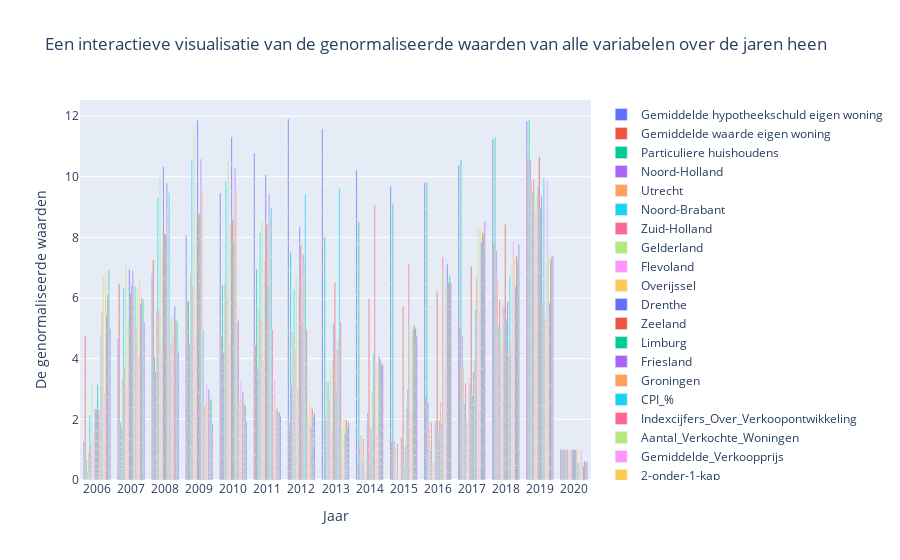

Notebook cell for this chart:
### Code cell
import plotly.graph_objects as go

# Verwijder de kolom 'Jaar' uit de dataframe
normalized_df_without_year = normalized_df.drop('Jaar', axis=1)

fig = go.Figure()

for column in normalized_df_without_year.columns:
    fig.add_trace(go.Bar(x=normalized_df['Jaar'], y=normalized_df[column], name=column))

fig.update_layout(title='Een interactieve visualisatie van de genormaliseerde waarden van alle variabelen over de jaren heen', xaxis_title='Jaar', yaxis_title='De genormaliseerde waarden')
fig.show()

### Figure 1 — Plotly figure (JSON) as saved in the notebook; plotly's stock layout.template omitted (floating-point values rounded to 4 significant figures; data arrays with more than 128 entries replaced by an {"elided": "..."} marker saying what was removed)
{"data": [{"name": "Gemiddelde hypotheekschuld eigen woning", "type": "bar", "x": {"elided": "169 str values"}, "y": {"elided": "169 float values"}}, {"name": "Gemiddelde waarde eigen woning", "type": "bar", "x": {"elided": "169 str values"}, "y": {"elided": "169 float values"}}, {"name": "Particuliere huishoudens", "type": "bar", "x": {"elided": "169 str values"}, "y": {"elided": "169 float values"}}, {"name": "Noord-Holland", "type": "bar", "x": {"elided": "169 str values"}, "y": {"elided": "169 float values"}}, {"name": "Utrecht", "type": "bar", "x": {"elided": "169 str values"}, "y": {"elided": "169 float values"}}, {"name": "Noord-Brabant", "type": "bar", "x": {"elided": "169 str values"}, "y": {"elided": "169 float values"}}, {"name": "Zuid-Holland", "type": "bar", "x": {"elided": "169 str values"}, "y": {"elided": "169 float values"}}, {"name": "Gelderland", "type": "bar", "x": {"elided": "169 str values"}, "y": {"elided": "169 float values"}}, {"name": "Flevoland", "type": "bar", "x": {"elided": "169 str values"}, "y": {"elided": "169 float values"}}, {"name": "Overijssel", "type": "bar", "x": {"elided": "169 str values"}, "y": {"elided": "169 float values"}}, {"name": "Drenthe", "type": "bar", "x": {"elided": "169 str values"}, "y": {"elided": "169 float values"}}, {"name": "Zeeland", "type": "bar", "x": {"elided": "169 str values"}, "y": {"elided": "169 float values"}}, {"name": "Limburg", "type": "bar", "x": {"elided": "169 str values"}, "y": {"elided": "169 float values"}}, {"name": "Friesland", "type": "bar", "x": {"elided": "169 str values"}, "y": {"elided": "169 float values"}}, {"name": "Groningen", "type": "bar", "x": {"elided": "169 str values"}, "y": {"elided": "169 float values"}}, {"name": "CPI_%", "type": "bar", "x": {"elided": "169 str values"}, "y": {"elided": "169 float values"}}, {"name": "Indexcijfers_Over_Verkoopontwikkeling", "type": "bar", "x": {"elided": "169 str values"}, "y": {"elided": "169 float values"}}, {"name": "Aantal_Verkochte_Woningen", "type": "bar", "x": {"elided": "169 str values"}, "y": {"elided": "169 float values"}}, {"name": "Gemiddelde_Verkoopprijs", "type": "bar", "x": {"elided": "169 str values"}, "y": {"elided": "169 float values"}}, {"name": "2-onder-1-kap", "type": "bar", "x": {"elided": "169 str values"}, "y": {"elided": "169 float values"}}, {"name": "Appartement", "type": "bar", "x": {"elided": "169 str values"}, "y": {"elided": "169 float values"}}, {"name": "Hoekwoning", "type": "bar", "x": {"elided": "169 str values"}, "y": {"elided": "169 float values"}}, {"name": "Tussenwoning", "type": "bar", "x": {"elided": "169 str values"}, "y": {"elided": "169 float values"}}, {"name": "Vrijstaand", "type": "bar", "x": {"elided": "169 str values"}, "y": {"elided": "169 float values"}}], "layout": {"title": {"text": "Een interactieve visualisatie van de genormaliseerde waarden van alle variabelen over de jaren heen"}, "xaxis": {"title": {"text": "Jaar"}}, "yaxis": {"title": {"text": "De genormaliseerde waarden"}}}}
